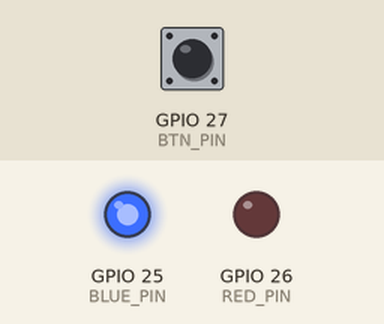
This sketch was run on a simulated ESP32. On the bench: output pins drawn as LEDs (lit = HIGH). Inputs (shaded band) come from the test bench; at power-on: GPIO 27 (BTN_PIN) HIGH.

Above: at 1.2 s.
1.3 s: GPIO 27 (BTN_PIN) pulled LOW for 0.15 s
At 1.37 s:
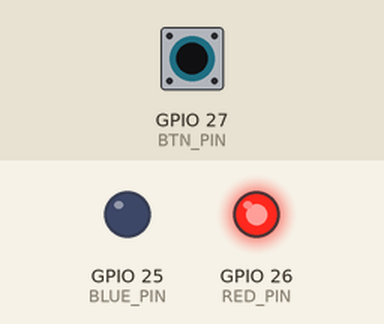
2.9 s: GPIO 27 (BTN_PIN) pulled LOW for 3.2 s
At 7.0 s:
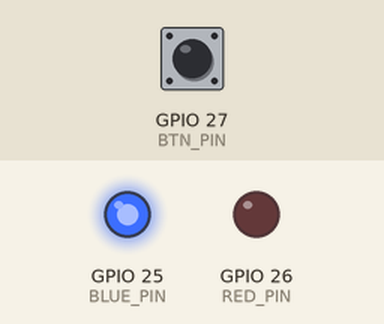
Timing chart, 0 to 8.5 s (numbered marks = the images above; inputs shaded):
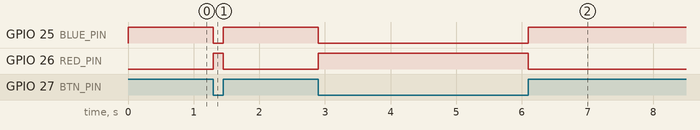

The sketch:

sketch.ino
```cpp
const int RED_PIN = 26;
const int BLUE_PIN = 25;
const int BTN_PIN = 27;

void setup() {
  pinMode(RED_PIN, OUTPUT);
  pinMode(BLUE_PIN, OUTPUT);
  pinMode(BTN_PIN, INPUT_PULLUP);
}

void loop() {
  if (digitalRead(BTN_PIN) == LOW) {
    digitalWrite(RED_PIN, HIGH);
    digitalWrite(BLUE_PIN, LOW);
  } else {
    digitalWrite(RED_PIN, LOW);
    digitalWrite(BLUE_PIN, HIGH);
  }
}
```

Measured:
- after the input at 1.3 s, GPIO 25 (BLUE_PIN): HIGH → LOW at once, → HIGH 0.15 s later; GPIO 26 (RED_PIN): LOW → HIGH at once, → LOW 0.15 s later
- after the input at 2.9 s, GPIO 25 (BLUE_PIN): HIGH → LOW at once, → HIGH 3.2 s later; GPIO 26 (RED_PIN): LOW → HIGH at once, → LOW 3.2 s later
